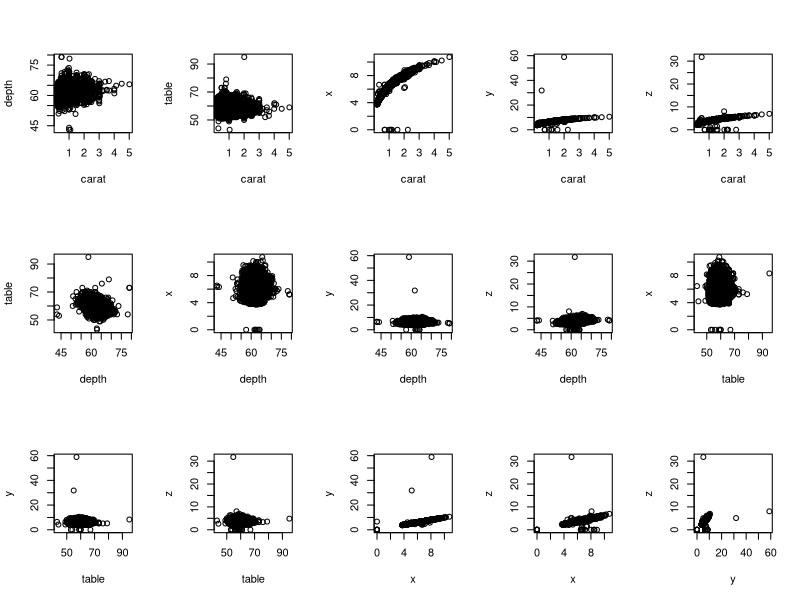

R code for this plot:
## ---- chunk 1
require(ggplot2)
data(diamonds)  # please note that the diamonds data frame is a built-in data set in R. 
str(diamonds)  #please note that this lets us look at the structure of the data and see the variables (columns) in the data set along with the type and some of the initial values in the data set.  There are 10 variables and 53,940 total observations. 

# Then we please note that we have 6 numeric columns and 4 other columns.  
# Price is often included as a numeric column, but it is NOT.  It is instead an integer. 

#That is, 
class(diamonds[[7]]) #integer
class(diamonds[[1]]) #numeric
#There is a difference here! 

# We please note that except for the cut, color, clarity
head(diamonds[[2]])  # please note that this will give us the 2nd column vector of the built-in data set diamonds. 

length(colnames(diamonds)) #the output is 10, which means that here there are 10 variables in the dataset. 


names(diamonds) # Please note that this gives the column names for the diamonds data table.

class(diamonds$carat)  #please note that this will tell us the data type for a given column (variable here) in the data set
# [1] "numeric"

class(diamonds[[1]]) #numeric

class(diamonds[[2]]) # ordered factor
class(diamonds[[3]]) # ordered factor
class(diamonds[[4]]) #ordered factor
class(diamonds[[5]])  # numeric

class(diamonds$price)# "integer"
class(diamonds$depth) # "numeric"

NumOfDiamondsCols = length(colnames(diamonds)) #the output is 10, which means that here there are 10 variables in the dataset.
NumOfDiamondsCols

colnamesvector <- vector() #please note that we are creating an empty vector here
for (i in 1:NumOfDiamondsCols){
  colnamesvector = c(colnamesvector, colnames(diamonds[i]))
}

colnamesvector

classtypeVector <- vector()

#for (k in 1:NumOfDiamondsCols){
  # SW: t() is the transpose function, and you haven't defined another object
  # to overwrite it, so this throws an error.
#classtype = t$colnamesvector[[k]] 
#classtypeVector = c(classtypeVector, classtype)
#}

classtypeVector

# [1] "carat"   "depth"   "table"   "price"   "x"       "y"       "z"       "carat"  
# [9] "cut"     "color"   "clarity" "depth"   "table"   "price"   "x"       "y"      
# [17] "z"


new_numericalCols = diamonds[sapply(diamonds, is.double)]  #please note that the is.double function will return doubles, which are of the numeric type. 
#Please note that here we are careful and are getting rid of the integer, which is price.  
#When Saniya tried diamonds[sapply(diamonds, is.numeric)], it had 7 columns since it included the price column. 

colnames(new_numericalCols)  #this yields the 6 variables that are of the numerical type. 
# please note that the sapply function works on a list or vector of data and will traverse (go through in a manner like a loop) this set.  It will use and call the specified function, is.double, for each of these items in the diamonds data frame. Thus, it will only give back the columns from the diamonds data set that are numeric.  


head(new_numericalCols)  #please note the first 6 rows of the numeric diamonds data set.  ALl of these columns in this new data set are the numeric columns from the diamonds data set.  

numOfNumericColumns = length(new_numericalCols)
numOfNumericColumns #there are 6 numeric columns. 
AdjustednumOfNumericColumns = numOfNumericColumns - 1
AdjustednumOfNumericColumns  #This is 5. It will be used soon. 

## ---- chunk 2
# Please note that new_numericalCols includes the 6 numeric columns from the diamonds data set.  These are: 
# carat, depth, table, x, y, and z. 
numOfNumericColumns #this is 6
AdjustednumOfNumericColumns # this is 5

Combostring = ''
for (n in 1:AdjustednumOfNumericColumns)
{Combostring <- c(Combostring, c(paste(colnames(new_numericalCols[n]), colnames(new_numericalCols[(n+1):numOfNumericColumns]), sep = '-')))
}

CombostringNew <- c(Combostring[-1]) #please note that the 1st element of Combostring had the empty string that was created and we want to get rid of that 1st element so Saniya uses [-1] here. 
CombostringNew 
correlationData=0
## ---- chunk 3
head(new_numericalCols) #please note that these are the first 6 rows of the numeric columns from the diamonds data set.  Please note that integers are NOT numeric and hence the price variable is NOT included here. 
numOfNumericColumns #this is 6.  Here, using this variable allows us to be flexible with other data sets in the future because we are NOT hard-coding a specific value 6, but are writing things in terms of a variable. 
AdjustednumOfNumericColumns # this is 5.  We are NOT hardcoding anything here.

mainNumericalplots<- par(mfrow=c(3,5))  # Please note that this will split up the output of the grids into 5 by 3.  That is, there will be 5 rows and 3 columns --> 15 cells.  Each of these cells has 1 of the 15 combinations plotted; the title has the correlation between the 2 variables that have been plotted. 

num = 0  #we initialize this index variable
for (i in 1:AdjustednumOfNumericColumns)
{for (j in (i+1):numOfNumericColumns) { 
  num = num + 1
  # commented out the title because your correlations function doesn't work
  #plot(new_numericalCols[c(i, j)], main = c(correlation_data[num,2]))}} 
  plot(new_numericalCols[c(i, j)])}}
  #please note that the plot function allows us to simply see a scatterplot. It is simple and not that elaborate, and here is necessary.  
par(mainNumericalplots)
mainNumericalplots
